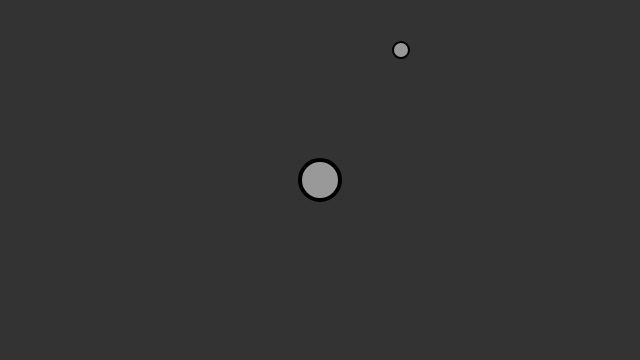
Frame 1 (no input)
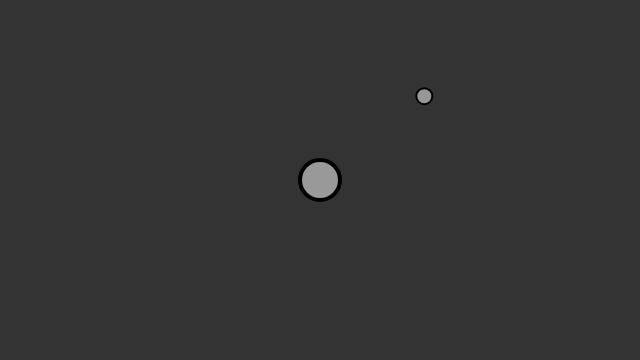
Frame 60 (no input)
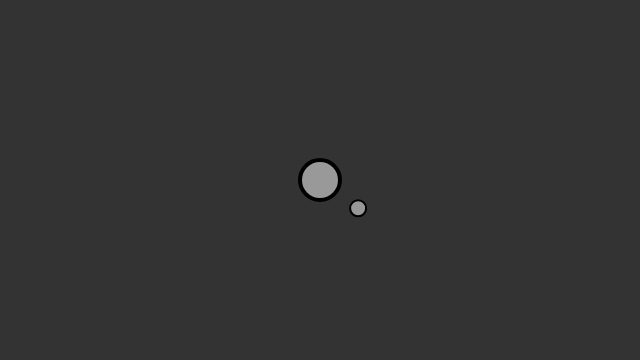
Frame 120 (the mouse pressed at the canvas centre since frame 60)

The p5.js sketch that drew these frames (run headless with seeded random() and noise() and a simulated clock; from frame 60 on, the mouse is pressed at the canvas centre):

// p5.js sketch
// ── sketch.js
// Session 2: Gravitational Attraction

// One particle, one attractor
var particle;
var attractor;

function setup() {
  createCanvas(640, 360);
  particle = new Particle();
  attractor = new Attractor(width/2, height/2);
}

function draw() {
  background(51);

  // Attractor attracts particle
  var force = attractor.calculateAttraction(particle);
  particle.applyForce(force);

  particle.update();
  particle.display();

  attractor.display();
}

// ── attractor.js
// Session 2: Gravitational Attraction

var Attractor = function() {
  this.pos = createVector(width/2, height/2);
  this.mass = 20;
  this.G = 1;

  this.calculateAttraction = function(p) {
    // Calculate direction of force
    var force = p5.Vector.sub(this.pos, p.pos);
    // Distance between objects
    var distance = force.mag();
    // Artificial constraint
    distance = constrain(distance, 5, 25);
    // Normalize vector (distance doesn't matter here, we just want this vector for direction)
    force.normalize();
    // Calculate gravitional force magnitude
    var strength = (this.G * this.mass * p.mass) / (distance * distance);
    // Get force vector --> magnitude * direction
    force.mult(strength);
    return force;
  }

  // Method to display
  this.display = function() {
    ellipseMode(CENTER);
    strokeWeight(4);
    stroke(0);
    ellipse(this.pos.x, this.pos.y, this.mass*2, this.mass*2);
  }
}

// ── particle.js
// Session 2: Gravitational Attraction

var Particle = function() {
  this.pos = createVector(400, 50);
  this.vel = createVector(1, 0);
  this.acc = createVector(0, 0);
  this.mass = 1;

  this.applyForce = function(force) {
    var f = force.copy();
    f.div(this.mass);
    this.acc.add(f);
  };

  this.update = function() {
    this.vel.add(this.acc);
    this.pos.add(this.vel);
    this.acc.mult(0);
  };

  this.display = function() {
    stroke(0);
    strokeWeight(2);
    fill(255, 127);
    ellipse(this.pos.x, this.pos.y, this.mass*16, this.mass*16);
  };
}
